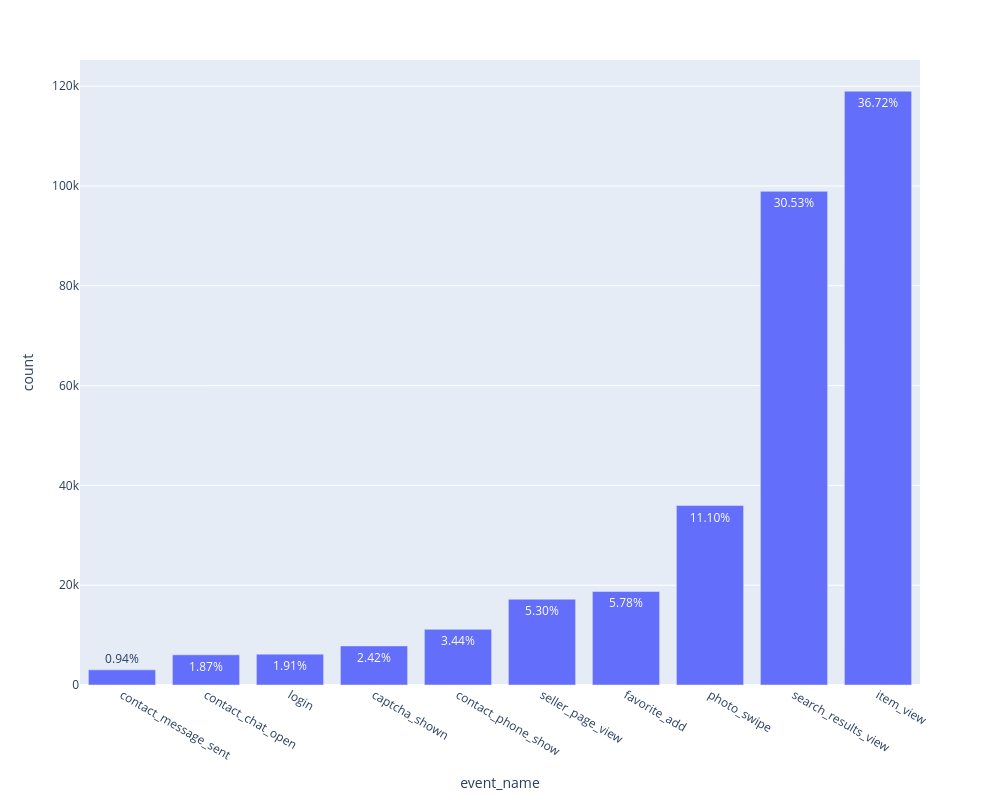

Notebook cell for this chart:
### Markdown cell above
## event_name

### Code cell
plot_value_counts_with_percents(events_unique, 'event_name')

### Figure 1 — Plotly figure (JSON) as saved in the notebook; plotly's stock layout.template omitted (floating-point values rounded to 4 significant figures)
{"data": [{"hovertemplate": "event_name=%{x}<br>count=%{y}<br>percent=%{text}<extra></extra>", "legendgroup": "", "marker": {"color": "#636efa", "pattern": {"shape": ""}}, "name": "", "orientation": "v", "showlegend": false, "text": [0.94, 1.87, 1.91, 2.42, 3.44, 5.3, 5.78, 11.1, 30.53, 36.72], "textposition": "auto", "texttemplate": "%{text:.2f}%", "type": "bar", "x": ["contact_message_sent", "contact_chat_open", "login", "captcha_shown", "contact_phone_show", "seller_page_view", "favorite_add", "photo_swipe", "search_results_view", "item_view"], "xaxis": "x", "y": [3032, 6047, 6178, 7831, 11154, 17180, 18739, 35962, 98929, 118990], "yaxis": "y"}], "layout": {"barmode": "relative", "height": 800, "legend": {"tracegroupgap": 0}, "margin": {"t": 60}, "width": 1000, "xaxis": {"anchor": "y", "domain": [0, 1], "title": {"text": "event_name"}}, "yaxis": {"anchor": "x", "domain": [0, 1], "title": {"text": "count"}}}}
